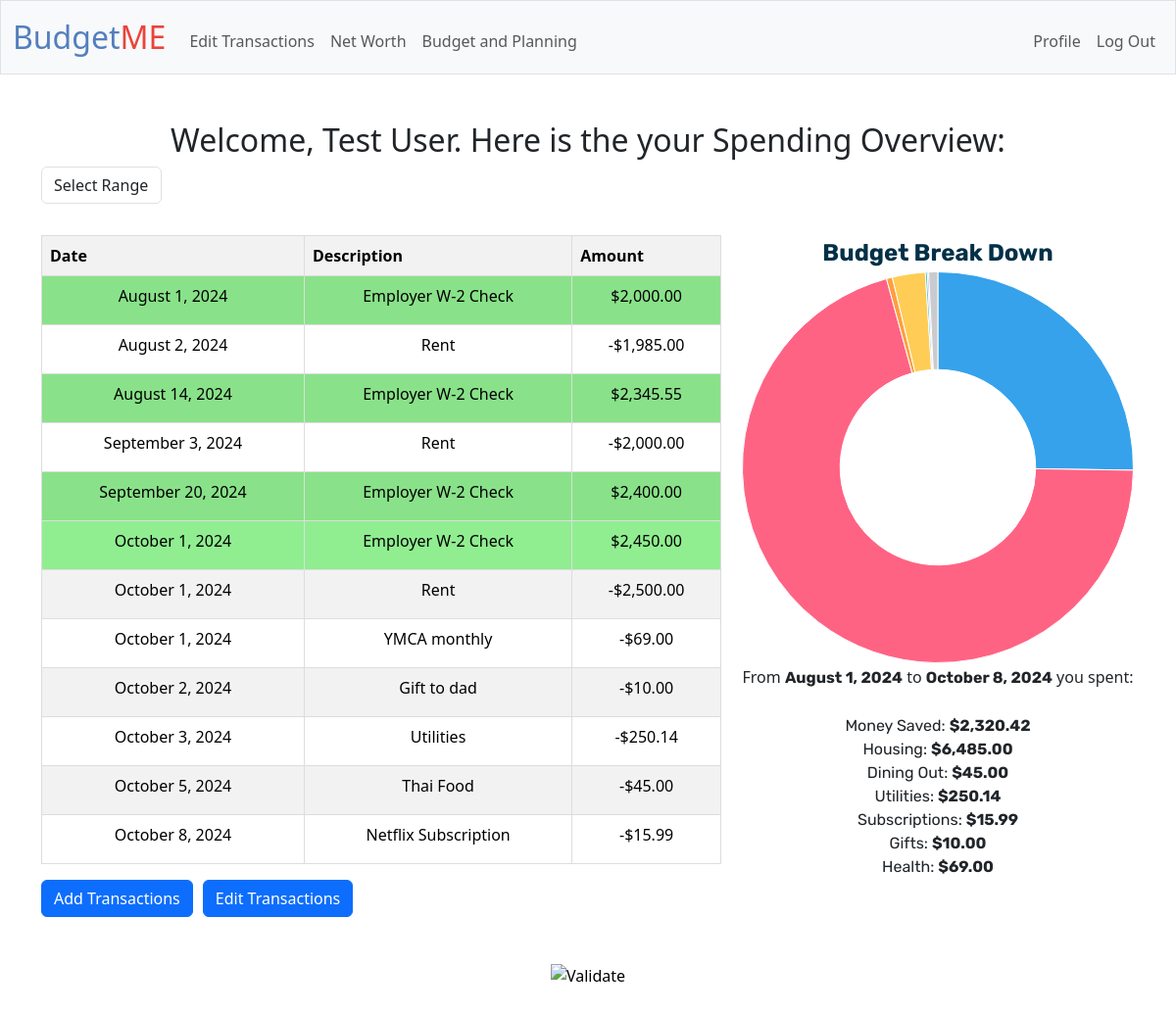
Screenshot of /reports (signed in) with the database file from the repository.
### tables this page shows
CREATE TABLE transactions (id INTEGER PRIMARY KEY AUTOINCREMENT, user_id INTEGER NOT NULL, type TEXT NOT NULL, amount REAL NOT NULL, description TEXT, category TEXT, transaction_date DATETIME DEFAULT CURRENT_TIMESTAMP, source TEXT, FOREIGN KEY (user_id) REFERENCES
 users(id) ON DELETE CASCADE);

### app.py (the view, shortened to what this page needs)
@app.route("/reports", methods=["GET"])
@login_required
def reports():
    if request.args.get('startMonth') and request.args.get('endMonth'):
        start_month = request.args.get('startMonth') + "-01"
        end_month = request.args.get('endMonth') + "-31"
        user_data = db.execute("SELECT id, type, amount, description, category, transaction_date, source FROM transactions WHERE user_id = ? AND transaction_date\
                                BETWEEN ? AND ?", session["user_id"], start_month, end_month)
    else:
        user_data = db.execute("SELECT id, type, amount, description, category, transaction_date, source FROM transactions WHERE user_id = ?", session["user_id"])
    pie_chart_data_dict = {
        'money_saved': 0,
    }
    chart_description = []
    for i in user_data:
        if i['type'] == 'income':
            pie_chart_data_dict['money_saved'] = pie_chart_data_dict['money_saved'] + i['amount']
        else:
            pie_chart_data_dict[i['category']] = pie_chart_data_dict.get(i['category'], 0) + i['amount']
            pie_chart_data_dict['money_saved'] = pie_chart_data_dict['money_saved'] - i['amount']
    chart_labels, chart_data = [], []
    for key, value in pie_chart_data_dict.items():
        chart_labels.append(category_format(key))
        chart_data.append(int(value))
        chart_description.append({'category': category_format(key), 'amount': usd(value)})
    user_data.sort(key=lambda x: x['transaction_date'])
    """Render Monthly and Yearly statistics here"""
    return render_template("reports.html", user_data=user_data, chart_description=chart_description, chart_labels=chart_labels, chart_data=chart_data, name=session["username"])

### app.py (called while the page is built)
@app.after_request
def after_request(response):
    response.headers["Cache-Control"] = "no-cache, no-store, must-revalidate"
    response.headers["Expires"] = 0
    response.headers["Pragma"] = "no-cache"
    return response

### helpers.py (called while the page is built)
def login_required(f):
    @wraps(f)
    def decorated_function(*args, **kwargs):
        if session.get("user_id") is None:
            return redirect("/login")
        return f(*args, **kwargs)
    return decorated_function

def usd(value, type=""):
    if type == 'expense':
        return f"-${value:,.2f}"
    else:
        return f"${value:,.2f}"

def date_format(str):
    MONTHS = {
    1: "January", 2: "February", 3: "March", 4: "April", 5: "May", 6: "June", 7: "July", 8: "August", 9: "September", 10: "October", 11: "November", 12: "December"}
    split = str.split("-")
    return f"{MONTHS[int(split[1])]} {int(split[2])}, {split[0]}"

def category_format(str):
    answer = ""
    for i in range(0, len(str)):
        if i == 0:
            answer += str[i].upper()
        else:
            if str[i - 1] == '_':
                answer += str[i].upper()
            else:
                if str[i] == '_':
                    answer += ' '
                else:
                    answer += str[i]
    return answer

### templates/reports.html (shortened to what this page needs)
{% extends "layout.html" %}
{% block main %}
<tbody>
        <h2>Welcome, {{ name }}. Here is the your Spending Overview:</h2>
        <form action="reports" method="get" id="range_table">
            <div class="mb-3">
                <select class="form-control w-auto" name="report_type" id="report_type">
                    <option value="" disabled selected >Select Range</option>
                </select>
            </div>
        </form>
    <div class="table_chart-container">
        <table class="table table-hover table-striped income_expense-table" id="transactions_table">
            <thead>
                <tr class="list-heading">
                    <th scope="row">Date</th>
                    <th scope="row">Description</th>
                    <th scope="row">Amount</th>
                </tr>
            </thead>
                {% for data in user_data %}
                <tr class="{{ data.type }}" id="row-{{ data.id }}">
                    <td class="row-date">{{ data.transaction_date | date_format}}</td>
                    <td class="row-description">{{ data.description }}</td>
                    <td class="row-amount">{% if data.type == 'expense' %}-{% endif %}{{ data.amount | usd}}</td>
                </tr>
                {% endfor %}
        </table>
        <table class="chart-table">
            <thead>
                <tr>
                    <th class="chart-heading">
                        Budget Break Down
                    </th>
                </tr>
            </thead>
            <tbody class="budget-breakdown">
                <tr>
                    <td>
                        <div class="chart-container">
                            <canvas  id="myChart"></canvas>
                        </div>
                    </td>
                </tr>
                <tr>
                    <td>
                        <div class="chart-details">
                                <div>
                                    {% if user_data %}
                                    From
                                        <span class="chart_date">{{ user_data[0].transaction_date | date_format}}</span> to
                                        <span class="chart_date">{{ user_data[-1].transaction_date | date_format }}</span> you spent:
                                    {% else %}
                                    Please enter transactions to render data.
                                    {% endif %}
                                </div>
                                <ul>
                                    {% for data in chart_description %}
                                        <li>{{ data.category }}: <span class="chart_amount">{{ data.amount }}</span></li>
                                    {% endfor %}
                                </ul>
                        </div>
                    </td>
                </tr>
            </tbody>
        </table>
    </div>
        <script>
            const ctx = document.getElementById('myChart');
            const chartData = {
            labels: {{ chart_labels | tojson }},
            data: {{ chart_data | tojson }},
            borderWidth: 1
            };
            new Chart(ctx,
            {
                type: 'doughnut',
                data:
                {
                labels: chartData.labels,
                datasets:
                [
                    {
                    label: '$',
                    data: chartData.data,
                    borderWidth: chartData.borderWidth
                    }
                ]
                },
                options:
                {
                borderWidth: 10,
                borderRaidus: 6,
                hoverBorderWidth: 0,
                plugins:
                {
                    legend:
                    {
                    display: false,
                    }
                }
                }
            }
            );
        </script>
        <div class="button-container">
            <form action="/transactions" method="get">
                <button class="btn btn-primary" type="submit" id="the_transaction_submit">Add Transactions</button>
            </form>
            <form action="/editreports" method="get">
                <button class="btn btn-primary" type="submit" id="the_edit_submit">Edit Transactions</button>
            </form>
        </div>
</tbody>
{% endblock %}

### static/styles.css (style rules this page uses)
.table { width: 100%; border-collapse: collapse; }
.table th, .table td { border: 1px solid #ddd; padding: 8px; }
.table th { background-color: #f2f2f2; text-align: left; }
tr.income td { background-color: lightgreen !important; }
.chart-heading { font-family: 'Rubik', sans-serif; color: #023047; text-transform:capitalize; font-size: 24px; text-align: center; display: inline }
.chart-details ul { font-family: 'Rubik', sans-serif; display: inline; gap: 24px; text-align: center; list-style-type: none; }
.chart_amount, .chart_date { font-family: 'Rubik', sans-serif; font-weight: bold; }
.chart-container { width: 400px; }
.table_chart-container { display: flex; column-gap: 20px; }
div.button-container { display: flex; gap: 10px; }

### rows the page displays
transactions: transaction_date "August 1, 2024", description "Employer W-2 Check", amount "$2,000.00"
transactions: transaction_date "August 2, 2024", description "Rent", amount "$1,985.00"
transactions: transaction_date "August 14, 2024", description "Employer W-2 Check", amount "$2,345.55"
transactions: transaction_date "September 3, 2024", description "Rent", amount "$2,000.00"
transactions: transaction_date "September 20, 2024", description "Employer W-2 Check", amount "$2,400.00"
transactions: transaction_date "October 1, 2024", description "Employer W-2 Check", amount "$2,450.00"
transactions: transaction_date "October 1, 2024", description "Rent", amount "$2,500.00"
transactions: transaction_date "October 1, 2024", description "YMCA monthly", amount "$69.00", category "Health"
transactions: transaction_date "October 2, 2024", description "Gift to dad", amount "$10.00", category "Gifts"
transactions: transaction_date "October 3, 2024", description "Utilities", amount "$250.14", category "Utilities"
transactions: transaction_date "October 5, 2024", description "Thai Food", amount "$45.00"
transactions: transaction_date "October 8, 2024", description "Netflix Subscription", amount "$15.99", category "Subscriptions"

### other values shown
{{ name }} "Test User"
{{ data.category }} "Money Saved" "Housing" "Dining Out"
{{ data.amount }} "$2,320.42" "$6,485.00" "$45.00"
chart data {{ chart_data | tojson }} [2320, 6485, 45, 250, 15, 10, 69]
